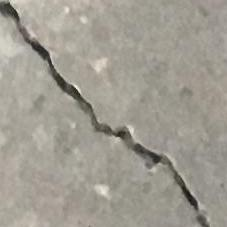
#> input picture Trabajo_actividades/Crack_Classifier/Positive/00030.jpg, 227 x 227 px, found by its file name; its folder holds 4 pictures in this run
$ python Train_Classifier_barra_de_carga.py
#> lines starting #> are read from the running program, lines starting #| are printed output that depends on the picture
#> in process_images_in_folder, image is the input picture: shape (227, 227, 3); mean B, G, R 145.6, 156.1, 160.2
import cv2
import numpy as np
import os
from sklearn.model_selection import train_test_split
from sklearn.svm import SVC
from sklearn.metrics import accuracy_score, classification_report
import joblib
from tqdm import tqdm

# Función para preprocesar la imagen
def preprocess_image(image):
    # Convertir la imagen a escala de grises
    gray_image = cv2.cvtColor(image, cv2.COLOR_BGR2GRAY)
    # Aplicar desenfoque gaussiano a la imagen
    blurred_image = cv2.GaussianBlur(gray_image, (5, 5), 0)
    # Ecualizar el histograma de la imagen
    equalized_image = cv2.equalizeHist(blurred_image)
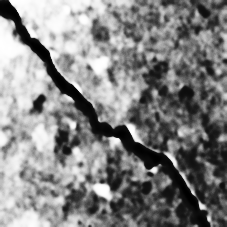
#> equalized_image: shape (227, 227); min 0, max 255, mean 130.9
    return equalized_image

# Función para detectar grietas en la imagen
def detect_cracks(image):
    # Aplicar el detector de bordes Canny a la imagen
    edges = cv2.Canny(image, 50, 150)
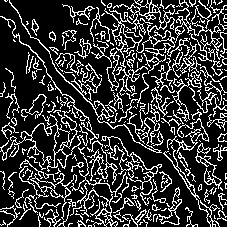
#> edges: shape (227, 227); 22% white in thin lines or dots
    # Aplicar la transformada de Hough para detectar líneas
    lines = cv2.HoughLinesP(edges, 1, np.pi/180, threshold=100, minLineLength=50, maxLineGap=10)
#> lines = 16 rows, first 6: [28, 181, 208, 1], [146, 84, 225, 5], [38, 185, 134, 89], [157, 83, 226, 14], [101, 116, 175, 42], [22, 24, 130, 132]
    return lines

# Función para extraer características de la imagen
def extract_features(image):
    # Preprocesar la imagen
    preprocessed_image = preprocess_image(image)
    # Detectar grietas en la imagen
    lines = detect_cracks(preprocessed_image)
    # Redimensionar la imagen
    resized_image = cv2.resize(preprocessed_image, (224, 224))

    # Parámetros para el descriptor HOG
    winSize = (224, 224)
    blockSize = (32, 32)
    blockStride = (16, 16)
    cellSize = (16, 16)
    nbins = 9

    # Calcular el descriptor HOG
    hog = cv2.HOGDescriptor(winSize, blockSize, blockStride, cellSize, nbins)
    h = hog.compute(resized_image)
#> h = 6084 values, max 0.364 at index 2022, min 0.002 at index 542, mean 0.154

    # Calcular la longitud promedio y máxima de las líneas (si se detectan)
    if lines is not None:
        line_lengths = [np.sqrt((x2 - x1)**2 + (y2 - y1)**2) for x1, y1, x2, y2 in lines[:, 0]]
#> line_lengths = [254.6, 111.7, 135.8, 97.58, 104.7, 152.7, 267.3, 73.54, 224.9, 99.81, 246.1, 247.5, 159.8, 253, 80.61, 116]
        avg_length = np.mean(line_lengths)
#> avg_length = 164.1
        max_length = np.max(line_lengths)
#> max_length = 267.3
    else:
        avg_length = 0
        max_length = 0

    # Concatenar el descriptor HOG con las longitudes de las líneas
    return np.hstack((h.ravel(), avg_length, max_length))

# Función para procesar imágenes en una carpeta
def process_images_in_folder(folder_path, label):
    features_list = []
    labels = []

    # Obtener la lista de archivos de imagen en la carpeta
    image_files = [filename for filename in os.listdir(folder_path) if filename.endswith(('.png', '.jpg', '.jpeg', '.bmp', '.tiff'))]
    num_images = len(image_files)

    # Barra de progreso para el proceso de carga de imágenes
    with tqdm(desc=f'Cargando imágenes de la carpeta {folder_path}', total=num_images) as pbar:
        for filename in image_files:
            image_path = os.path.join(folder_path, filename)
            image = cv2.imread(image_path)

            if image is not None:
                # Extraer características de la imagen
                with tqdm(desc=f'Extrayendo características de {filename}', position=1, leave=False) as pbar_extract:
                    features = extract_features(image)
#> features = 6086 values, max 267.3 at index 6085, min 0.002 at index 542, mean 0.224
                    features_list.append(features)
                    labels.append(label)
                    pbar_extract.update(1)  # Actualizar la barra de progreso interna
                pbar.update(1)  # Actualizar la barra de progreso externa
            else:
                print(f"Warning: No se pudo leer la imagen {filename}")
#> pass 2 of the loop in process_images_in_folder, `for filename in image_files:`:
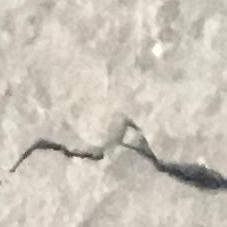
#> input picture Trabajo_actividades/Crack_Classifier/Positive/00049.jpg, 227 x 227 px, found by its file name
#> in process_images_in_folder, image is the input picture: shape (227, 227, 3); mean B, G, R 185.5, 197.1, 204.1
#> in preprocess_image (call 2), `equalized_image = cv2.equalizeHist(blurred_image)`:
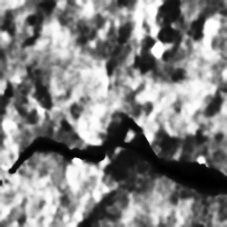
#> equalized_image: shape (227, 227); min 0, max 255, mean 129.9
#> in detect_cracks (call 2), `edges = cv2.Canny(image, 50, 150)`:
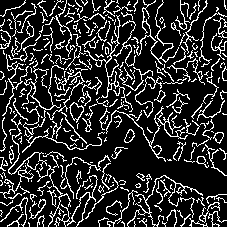
#> edges: shape (227, 227); 18.2% white in thin lines or dots
#> in detect_cracks (call 2), `lines = cv2.HoughLinesP(edges, 1, np.pi/180, threshold=100, minLineLen..`: lines = [[48, 138, 159, 27]]
#> features = 6086 values, max 157 at index 6084, min 0.00203 at index 5059, mean 0.202
#> pass 3 of the loop in process_images_in_folder, `for filename in image_files:`:
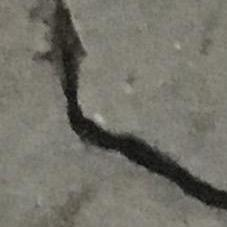
#> input picture Trabajo_actividades/Crack_Classifier/Positive/00114.jpg, 227 x 227 px, found by its file name
#> in process_images_in_folder, image is the input picture: shape (227, 227, 3); mean B, G, R 104.6, 113.9, 115.6
#> in preprocess_image (call 3), `equalized_image = cv2.equalizeHist(blurred_image)`:
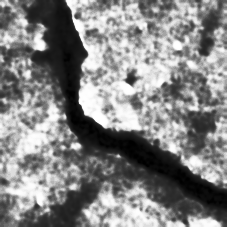
#> equalized_image: shape (227, 227); min 0, max 255, mean 131.9
#> in detect_cracks (call 3), `edges = cv2.Canny(image, 50, 150)`:
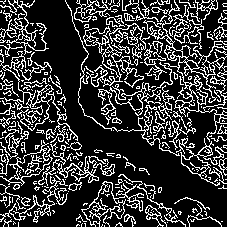
#> edges: shape (227, 227); 22.2% white in thin lines or dots
#> in detect_cracks (call 3), `lines = cv2.HoughLinesP(edges, 1, np.pi/180, threshold=100, minLineLen..`: lines = [[141, 79, 217, 3], [102, 102, 203, 1], [3, 196, 70, 129], [98, 94, 189, 3], [18, 226, 94, 150], [2, 194, 69, 127], [102, 126, 202, 26], [100, 124, 201, 23], [92, 118, 209, 1], [0, 60, 77, 137], [138, 117, 200, 55]]
#> features = 6086 values, max 165.5 at index 6085, min 0.00317 at index 1416, mean 0.2
#> the loop made 4 passes; the first 3 are shown

    return features_list, labels

# Rutas de las carpetas que contienen las imágenes
grietas_folder_path = r'C:\Users\Daniel Calderon\Desktop\2024-1 Poli\Vision por computador\Trabajo_actividades\Crack_Classifier\Positive'
sin_grietas_folder_path = r'C:\Users\Daniel Calderon\Desktop\2024-1 Poli\Vision por computador\Trabajo_actividades\Crack_Classifier\Negative'

# Procesar las imágenes de grietas y sin grietas con una barra de carga
grietas_features, grietas_labels = process_images_in_folder(grietas_folder_path, 1)
sin_grietas_features, sin_grietas_labels = process_images_in_folder(sin_grietas_folder_path, 0)
#> (the run stopped early here; a loop or call above may not have finished)
